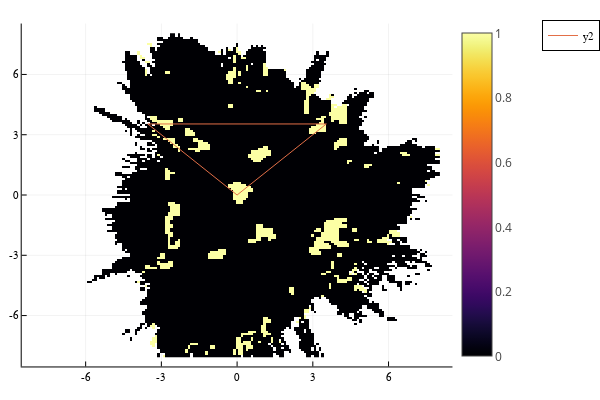

The notebook cell this image was saved under:
### Code cell
heatmap(xrange, yrange, obst_gthr .* free_uncertified)
plot_fov!()

### Figure 1 — Plotly figure (JSON) as saved in the notebook; plotly's stock layout.template omitted (floating-point values rounded to 4 significant figures; data arrays with more than 128 entries replaced by an {"elided": "..."} marker saying what was removed)
{"data": [{"colorbar": {"len": 0.9525, "title": "", "x": 0.7541, "y": 0.5139}, "colorscale": {"elided": "256x2 mixed values"}, "name": "y1", "showlegend": false, "showscale": true, "type": "heatmap", "x": {"elided": "162 float values"}, "xaxis": "x", "y": {"elided": "162 float values"}, "yaxis": "y", "z": {"elided": "161x161 int values"}, "zmax": 1, "zmin": 0}, {"colorbar": {"len": 0.9525, "title": "", "x": 0.7541, "y": 0.5139}, "legendgroup": "y2", "line": {"color": "rgba(227, 111, 71, 1.000)", "dash": "solid", "shape": "linear", "width": 1}, "mode": "lines", "name": "y2", "showlegend": true, "type": "scatter", "x": [0, -3.536, 3.536, 0], "xaxis": "x", "y": [0, 3.536, 3.536, 0], "yaxis": "y", "zmax": 1, "zmin": 0}], "layout": {"annotations": [], "height": 400, "legend": {"bgcolor": "rgba(255, 255, 255, 1.000)", "bordercolor": "rgba(0, 0, 0, 1.000)", "borderwidth": 1, "font": {"color": "rgba(0, 0, 0, 1.000)", "family": "sans-serif", "size": 11}, "title": {"font": {"color": "rgba(0, 0, 0, 1.000)", "family": "sans-serif", "size": 15}, "text": ""}, "tracegroupgap": 0, "traceorder": "normal", "x": 1, "xanchor": "auto", "y": 1, "yanchor": "auto"}, "margin": {"b": 20, "l": 0, "r": 0, "t": 20}, "paper_bgcolor": "rgba(255, 255, 255, 1.000)", "plot_bgcolor": "rgba(255, 255, 255, 1.000)", "showlegend": true, "width": 600, "xaxis": {"anchor": "y", "domain": [0.03619, 0.7541], "gridcolor": "rgba(0, 0, 0, 0.100)", "gridwidth": 0.5, "linecolor": "rgba(0, 0, 0, 1.000)", "mirror": false, "range": [-8.533, 8.533], "showgrid": true, "showline": true, "showticklabels": true, "tickangle": 0, "tickcolor": "rgb(0, 0, 0)", "tickfont": {"color": "rgba(0, 0, 0, 1.000)", "family": "sans-serif", "size": 11}, "tickmode": "array", "ticks": "inside", "ticktext": ["-6", "-3", "0", "3", "6"], "tickvals": [-6, -3, 0, 3, 6], "title": "", "titlefont": {"color": "rgba(0, 0, 0, 1.000)", "family": "sans-serif", "size": 15}, "type": "-", "visible": true, "zeroline": false, "zerolinecolor": "rgba(0, 0, 0, 1.000)"}, "yaxis": {"anchor": "x", "domain": [0.03762, 0.9902], "gridcolor": "rgba(0, 0, 0, 0.100)", "gridwidth": 0.5, "linecolor": "rgba(0, 0, 0, 1.000)", "mirror": false, "range": [-8.533, 8.533], "showgrid": true, "showline": true, "showticklabels": true, "tickangle": 0, "tickcolor": "rgb(0, 0, 0)", "tickfont": {"color": "rgba(0, 0, 0, 1.000)", "family": "sans-serif", "size": 11}, "tickmode": "array", "ticks": "inside", "ticktext": ["-6", "-3", "0", "3", "6"], "tickvals": [-6, -3, 0, 3, 6], "title": "", "titlefont": {"color": "rgba(0, 0, 0, 1.000)", "family": "sans-serif", "size": 15}, "type": "-", "visible": true, "zeroline": false, "zerolinecolor": "rgba(0, 0, 0, 1.000)"}}}
